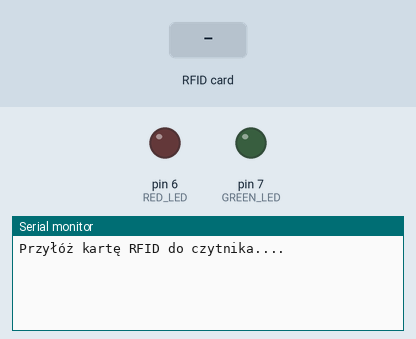
Simulated run of this sketch. Board: Arduino Uno, built with avr-gcc and run on an emulated ATmega328P. On the bench: output pins drawn as LEDs (lit = HIGH), the last lines printed to the serial monitor. The inputs (shaded band) are chosen by the test bench. Pins used as bus, display or sensor lines are not drawn.

Above: at 1.2 s.
1.3 s: RFID card DE 12 8A 04 held to the reader
At 2.5 s:
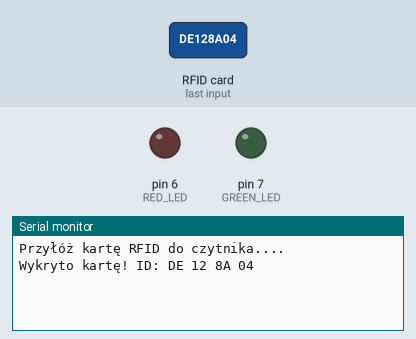
2.8 s: RFID card 5E 7A 19 C4 held to the reader
At 4.2 s:
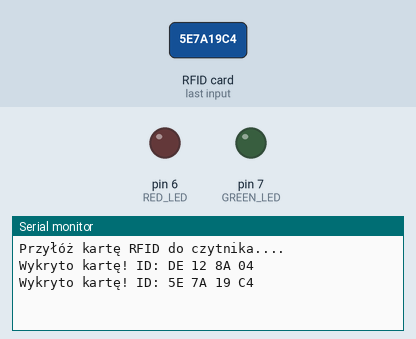

The sketch:

main.ino
```cpp
// Dodajemy do naszego programu potrzebne nam biblioteki
#include <SPI.h>
#include <MFRC522.h> // Biblioteka obsługująca czytnik RFID RC522

// Ustalamy, które piny są podłączone z modułem RFID:
#define SS_PIN 10 // Pin podłączony z pinem D10 Arduino
#define RST_PIN 5 // Pin RST podłączony z pinem D5 Arduino

#define GREEN_LED 7
#define RED_LED 6

// Tworzymy obiekt do obsługi czytnik RFID
MFRC522 rfid(SS_PIN, RST_PIN);

byte allowedUID[4] = {0xDE, 0x12, 0x8A, 0x04}; // FRANEK

void setup() {
  Serial.begin(9600); // Uruchamiamy komunikację z komputerem (monitor portu szeregowego)
  SPI.begin(); // Uruchamiamy komunikację SPI
  rfid.PCD_Init(); // Tworzymy moduł RFID

  Serial.println("Przyłóż kartę RFID do czytnika....");

  pinMode(GREEN_LED, OUTPUT);
  pinMode(RED_LED, OUTPUT);

  digitalWrite(GREEN_LED, LOW);
  digitalWrite(RED_LED, LOW);
}

void loop() {
  // Sprawdzamy, czy przyłożono kartę do czujnika
  if (!rfid.PICC_IsNewCardPresent() || !rfid.PICC_ReadCardSerial()){
    return; // Jesli nie, wracamy do początku naszej pętli
  }

  Serial.print("Wykryto kartę! ID: ");

  // Wyświetlamy ID karty w formacie HEX
  for (byte i = 0; i < rfid.uid.size; i++) {
    Serial.print(rfid.uid.uidByte[i] < 0x10 ? "0" : "");
    Serial.print(rfid.uid.uidByte[i], HEX);
    Serial.print(" ");
  }
  Serial.println();

  // Zatrzymanie komunikacji z kartą
  rfid.PICC_HaltA();
}
```

Measured:
- after the input at 1.3 s, the serial monitor: prints a new line at once (image 1)
- after the input at 2.8 s, the serial monitor: prints a new line at once (image 2)
